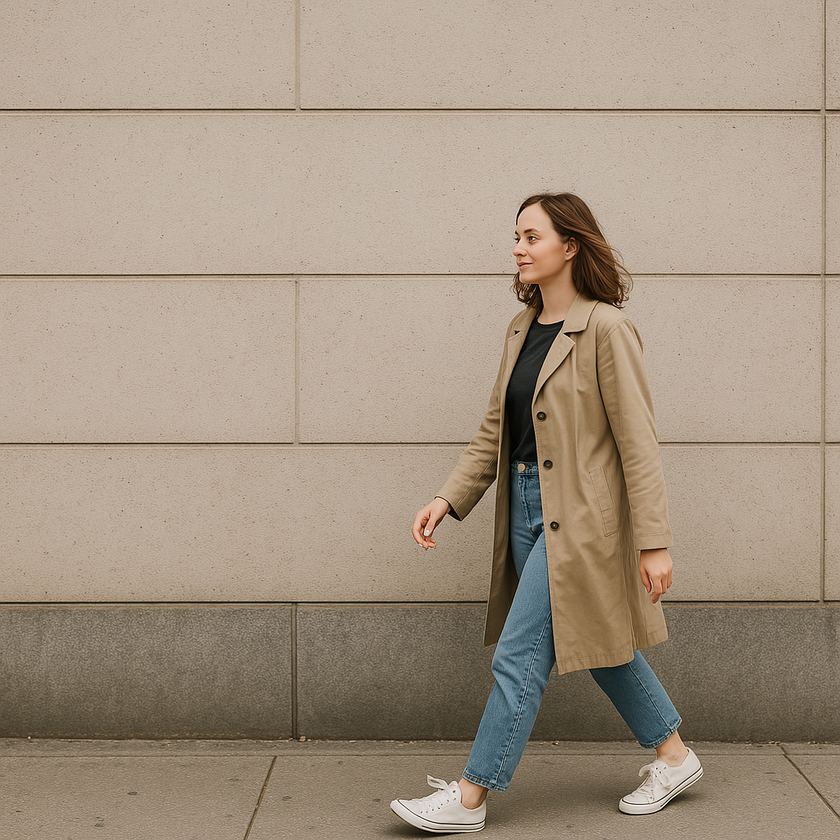
#> input picture w1.png, 840 x 840 px, shrunk from 1024 x 1024 before the run, found by its file name
$ jupyter execute --allow-errors exercicio-01-paulo.ipynb
#> lines starting #> are read from the running program, lines starting #| are printed output that depends on the picture
[cell 1]
import cv2
import numpy as np
import matplotlib.pyplot as plt
import os
from tqdm import tqdm

#Criando o diretorio de dataset
os.makedirs('dataset_aumentado', exist_ok=True)

#Configurando np.random
rng = np.random.default_rng()

#Configurando a imagem
img = cv2.imread('./drive/MyDrive/VC/w1.png') #Altere o caminho da imagem caso necessário
#> img is the input picture: shape (840, 840, 3); mean B, G, R 130, 147.8, 163.2
img_rgb = cv2.cvtColor(img, cv2.COLOR_BGR2RGB)

#Dados utilizados para estatísticas
rotacoes = []
escalas = []
translacoes = []
gammas = []
flips = 0

#Loop Principal
for i in tqdm(range(30), desc="Gerando dataset"):

  #Trabalhando com a cópia para não afetar a orginal
  img_aug = img_rgb.copy()

  #Gerando valores aleatórios
  angulo = rng.uniform(-30, 30)
  escala = rng.uniform(0.8, 1.2)
  tx = rng.integers(-50, 51)
  ty = rng.integers(-50, 51)
  flip = rng.choice([True, False])
  gamma = rng.uniform(0.7,1.3)

  #Guardando os valores gerados para as estatísticas
  rotacoes.append(angulo)
  escalas.append(escala)
  translacoes.append((tx, ty))
  gammas.append(gamma)

  if flip:
      flips += 1

  #Rotação e Escalamento
  h,w = img.shape[:2]
  M_rot = cv2.getRotationMatrix2D((w/2, h/2), angulo, escala)
  img_aug = cv2.warpAffine(img_aug, M_rot, (w,h))

  #Translação
  M_trans = np.float32([[1, 0, tx], [0, 1, ty]])
  img_aug = cv2.warpAffine(img_aug, M_trans, (w, h))

  #Reflexão
  if flip:
    img_aug = cv2.flip(img_aug, 1)

  #Aplicar alteração de gamma
  img_aug = np.power(img_aug/255.0, gamma)
  img_aug = (img_aug * 255).astype(np.uint8)

  #Gravando as alterações
  nome_arquivo = f"dataset_aumentado/aug_{i:03d}.png"
  cv2.imwrite(nome_arquivo, cv2.cvtColor(img_aug, cv2.COLOR_RGB2BGR))
#> this loop made 30 passes
#> pass 1, `img_aug = cv2.warpAffine(img_aug, M_rot, (w,h))`:
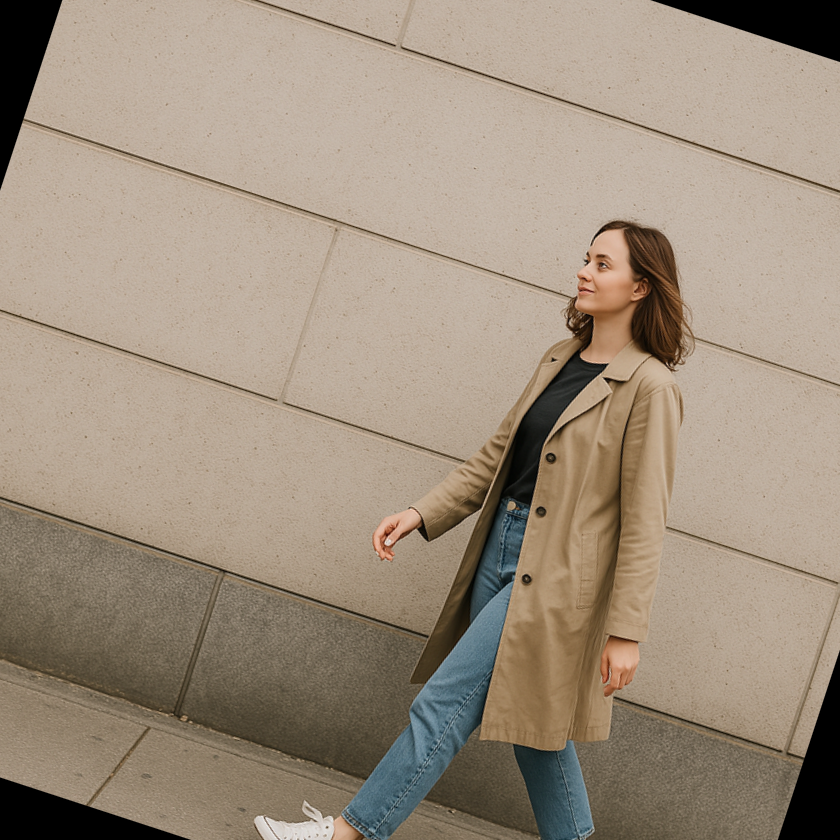
#> img_aug: shape (840, 840, 3); mean R, G, B 157.6, 142.7, 125.6
#> pass 1, `img_aug = cv2.warpAffine(img_aug, M_trans, (w, h))`:
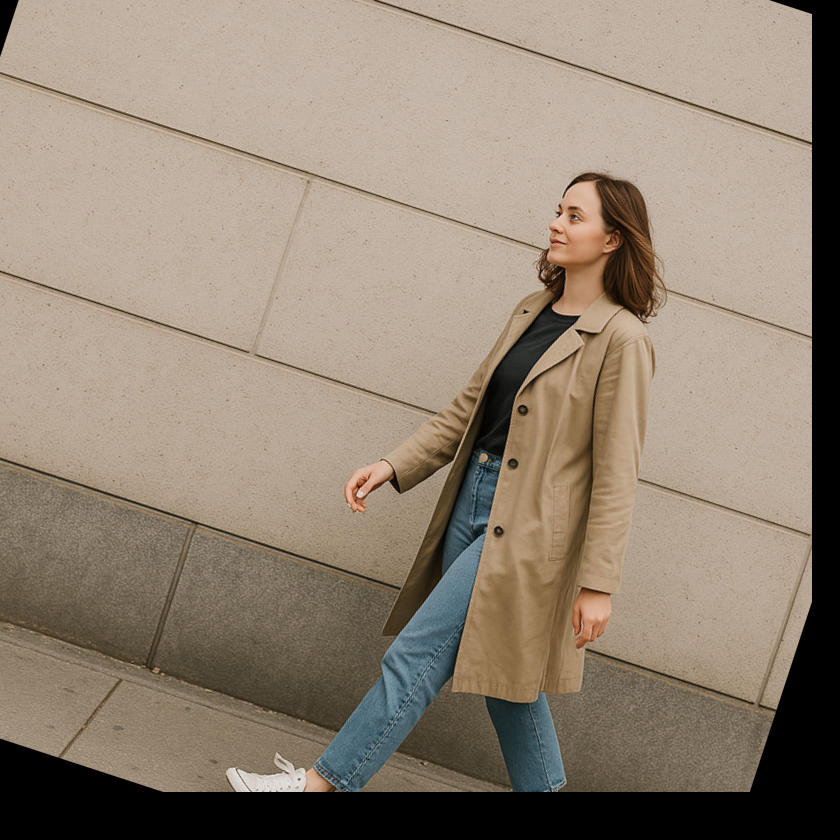
#> img_aug: shape (840, 840, 3); mean R, G, B 144.9, 131.1, 115.2
#> pass 1, `img_aug = np.power(img_aug/255.0, gamma)`:
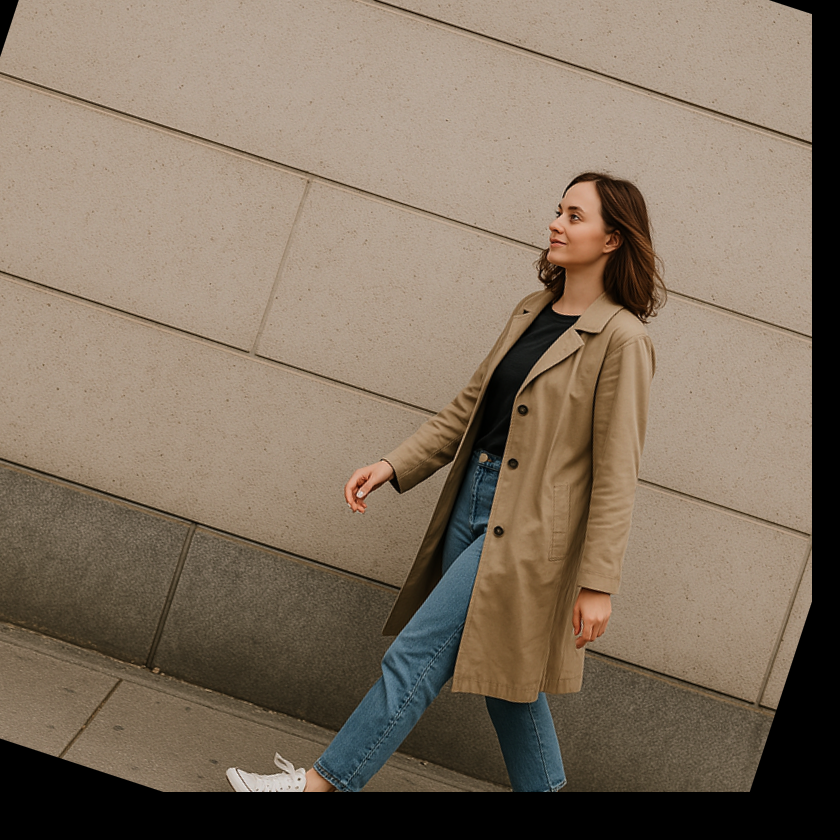
#> img_aug: shape (840, 840, 3) float64; mean R, G, B 0.508, 0.447, 0.381
#> after the loop:
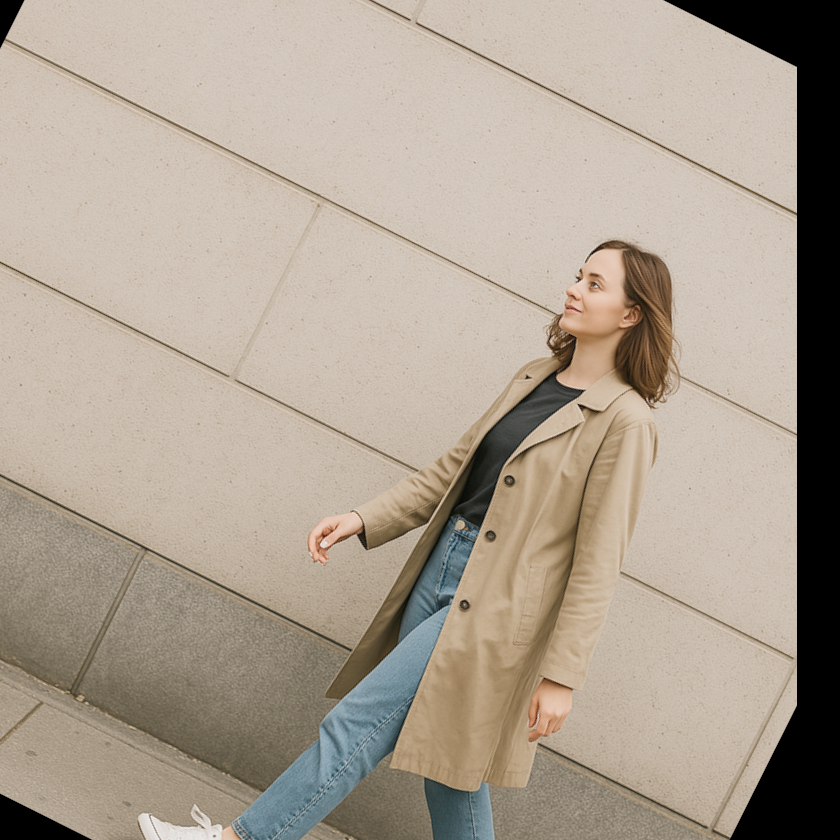
#> img_aug: shape (840, 840, 3); mean R, G, B 172.1, 160.2, 145.8
#> after the loop, escalas = 30 values, max 1.2 at index 29, min 0.812 at index 17, mean 1.02; flips = 14; gammas = 30 values, max 1.3 at index 3, min 0.707 at index 29, mean 0.965; rotacoes = 30 values, max 29.75 at index 14, min -29.71 at index 19, mean -3.33; translacoes = 30 pairs, first value -50 to 48, second value -48 to 48

#Estatísticas
print("\n=== Estatísticas ===")
print(f"Rotação média: {np.mean(rotacoes):.2f}")
#| Rotação média: -3.33
print(f"Rotação min/max: {min(rotacoes):.2f} / {max(rotacoes):.2f}")
#| Rotação min/max: -29.71 / 29.75

print(f"Escala média: {np.mean(escalas):.2f}")
#| Escala média: 1.02
print(f"Escala min/max: {min(escalas):.2f} / {max(escalas):.2f}")
#| Escala min/max: 0.81 / 1.20

print(f"Gamma médio: {np.mean(gammas):.2f}")
#| Gamma médio: 0.97
print(f"Gamma min/max: {min(gammas):.2f} / {max(gammas):.2f}")
#| Gamma min/max: 0.71 / 1.30

print(f"Total de flips: {flips}/30")
#| Total de flips: 14/30

#Grade

#Lendo e selecionando as imagens do diretório
arquivos = os.listdir("dataset_aumentado")
#> (the rest of this cell did not finish here and is left out)
